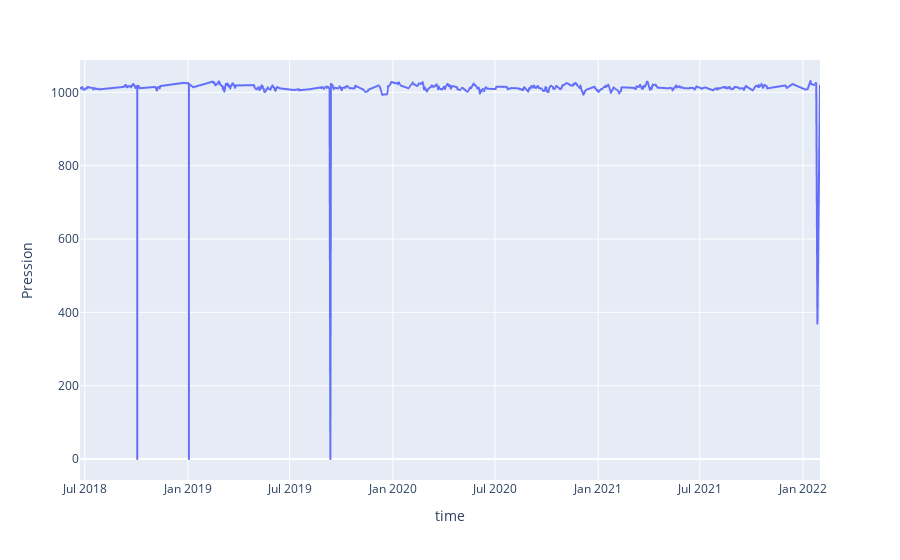

Source (notebook cell):
### Markdown cell above
Our inexperienced student thinks all is fine and takes this results as solid evidence-based truth. 

However, some of these correlations (or lack thereof) are rather surprising. In particular, pay attention to the atmospheric pression. According to this analysis, it does not present high correlations with any other variable, including temperature and humidity. 

Let's take a look at the pression time series:

### Code cell
data['time'] = pd.to_datetime(data.time)
px.line(data, x='time', y='Pression')

### Figure 1 — Plotly figure (JSON) as saved in the notebook; plotly's stock layout.template omitted (floating-point values rounded to 4 significant figures; data arrays with more than 128 entries replaced by an {"elided": "..."} marker saying what was removed)
{"data": [{"hovertemplate": "time=%{x}<br>Pression=%{y}<extra></extra>", "legendgroup": "", "line": {"color": "#636efa", "dash": "solid"}, "marker": {"symbol": "circle"}, "mode": "lines", "name": "", "showlegend": false, "type": "scattergl", "x": {"elided": "3036 str values"}, "xaxis": "x", "y": {"elided": "3036 float values"}, "yaxis": "y"}], "layout": {"legend": {"tracegroupgap": 0}, "margin": {"t": 60}, "xaxis": {"anchor": "y", "domain": [0, 1], "title": {"text": "time"}}, "yaxis": {"anchor": "x", "domain": [0, 1], "title": {"text": "Pression"}}}}
